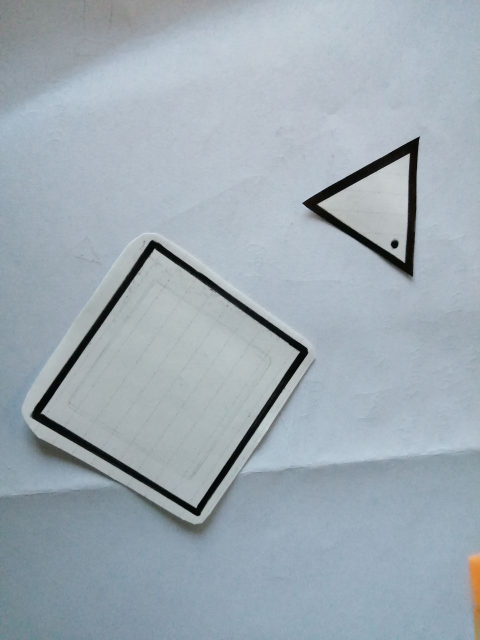
#> input picture PythonFiles/ObjectDetection/TriangleWithDot.jpg, 960 x 1280 px (shown at 1/2 size)
$ python ContourDetectionUnityCommunicationTriangleWithDot.py
#> lines starting #> are read from the running program, lines starting #| are printed output that depends on the picture
#!/usr/bin/env python
# coding: utf-8

# In[1]:


import time
import zmq
import random

import numpy as np
import cv2
from imutils import paths
import imutils

img = cv2.imread('TriangleWithDot.jpg')
#> img is the input picture: shape (1280, 960, 3); mean B, G, R 180.1, 171, 158.7
img = cv2.resize(img, (800, 800))
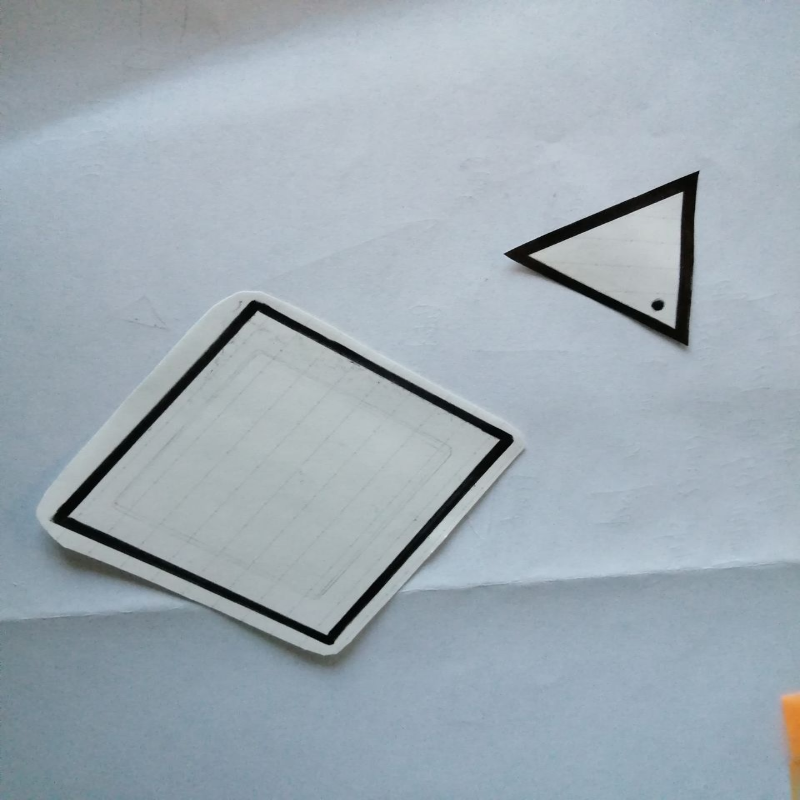
#> img: shape (800, 800, 3); mean B, G, R 180, 170.9, 158.7
imgGray = cv2.cvtColor(img, cv2.COLOR_BGR2GRAY)
imgGray = cv2.GaussianBlur(imgGray, (15, 15), 0)
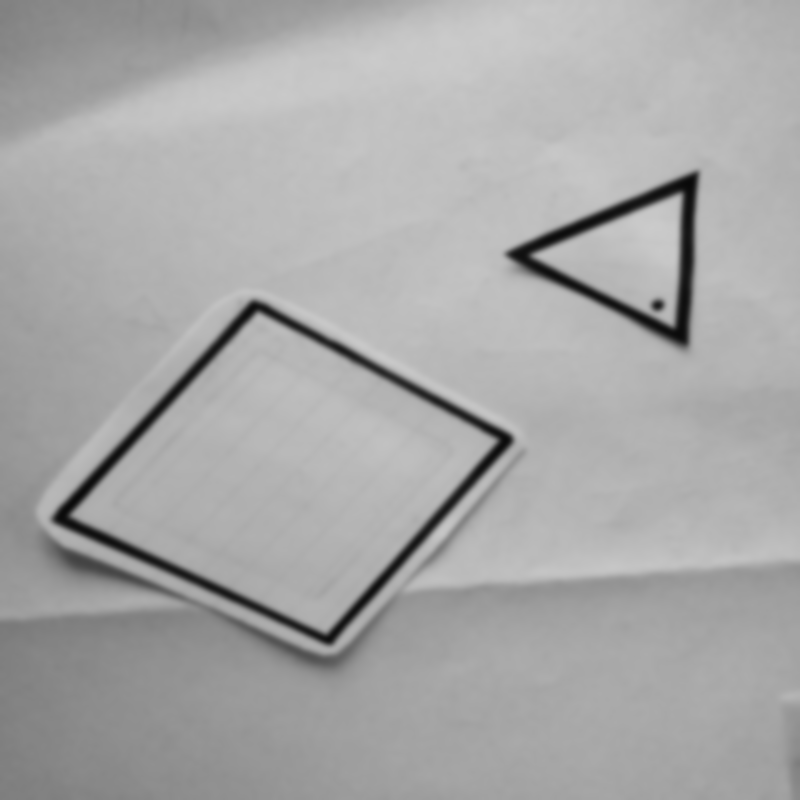
#> imgGray: shape (800, 800); min 9, max 203, mean 168.3
#edged = cv2.Canny(imgGray, 25, 225)
imgHSV = cv2.GaussianBlur(img, (25,25), 0)
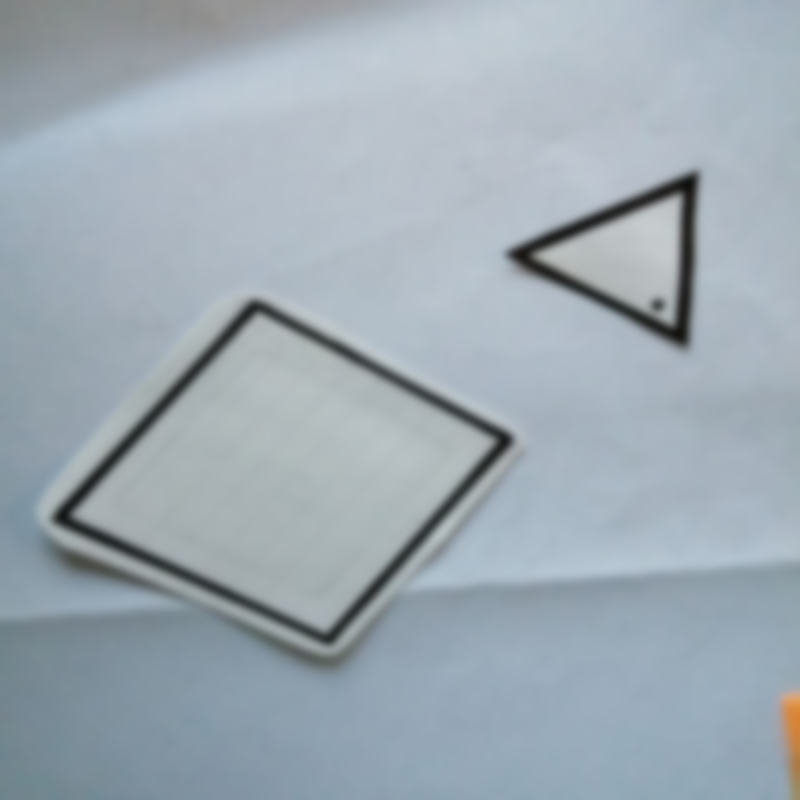
#> imgHSV: shape (800, 800, 3); mean B, G, R 180, 170.9, 158.7
imgHSV = cv2.cvtColor(img, cv2.COLOR_BGR2HSV)
#> imgHSV: shape (800, 800, 3); mean H, S, V 100.9, 32.4, 180.3

#> (the run stopped early here; a loop or call above may not have finished)
